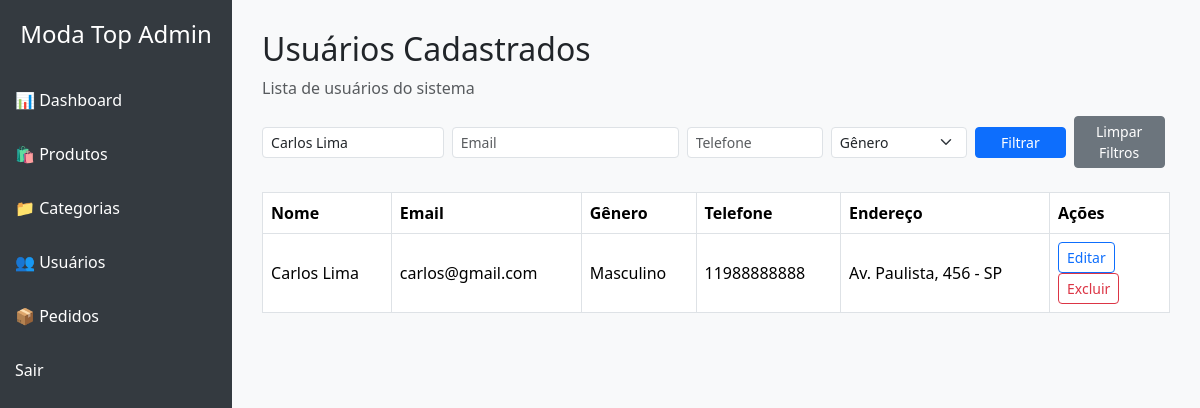
/PHP/ADMIN/usuarios.php?nome=Carlos Lima (signed in), run on the app's committed database.
### tables this page shows
CREATE TABLE `usuario` (
  `id` bigint UNSIGNED NOT NULL AUTO_INCREMENT,
  `nome` varchar(255) NOT NULL,
  `email` varchar(255) NOT NULL,
  `senha` varchar(255) NOT NULL,
  `genero` varchar(50) DEFAULT NULL,
  `telefone` varchar(50) DEFAULT NULL,
  `endereco` text,
  PRIMARY KEY (`id`),
  UNIQUE KEY `email` (`email`)
);

### PHP/ADMIN/usuarios.php (the view, shortened to what this page needs)
<?php
require_once 'db.php';
$filtro_nome = $_GET['nome'] ?? '';
$filtro_email = $_GET['email'] ?? '';
$filtro_telefone = $_GET['telefone'] ?? '';
$sql = "SELECT id, nome, email, genero, telefone, endereco FROM Usuario WHERE 1=1";
$params = [];
if ($filtro_nome !== '') {
    $sql .= " AND nome LIKE :nome";
    $params['nome'] = '%' . $filtro_nome . '%';
}
$sql .= " ORDER BY nome ASC";
$stmt = $pdo->prepare($sql);
$stmt->execute($params);
$usuarios = $stmt->fetchAll(PDO::FETCH_ASSOC);
?>
<!DOCTYPE html>
<html lang="pt-BR">
<head>
    <link href="https://cdn.jsdelivr.net/npm/bootstrap-icons@1.10.5/font/bootstrap-icons.css" rel="stylesheet" />
    <link href="https://cdn.jsdelivr.net/npm/bootstrap-icons@1.10.5/font/bootstrap-icons.css" rel="stylesheet">
    <link href="https://cdn.jsdelivr.net/npm/bootstrap@5.3.3/dist/css/bootstrap.min.css" rel="stylesheet">
</head>
<body>
<div class="sidebar">
    <h4 class="text-center mb-4">Moda Top Admin</h4>
    <a href="admin.php">📊 Dashboard</a>
    <a href="produtos.php">🛍️ Produtos</a>
    <a href="categorias.php">📁 Categorias</a>
    <a href="usuarios.php">👥 Usuários</a>
    <a href="pedidos.php">📦 Pedidos</a>
    <a href="logout.php">Sair</a>
</div>
<div class="main">
    <h2>Usuários Cadastrados</h2>
    <p class="text-muted">Lista de usuários do sistema</p>
    <form method="GET" class="d-flex align-items-center gap-2 w-100 mb-4" style="flex-wrap: nowrap;">
    <input type="text" name="nome" class="form-control form-control-sm" placeholder="Nome" style="width: 20%;" value="<?= htmlspecialchars($filtro_nome) ?>">
    <input type="text" name="email" class="form-control form-control-sm" placeholder="Email" style="width: 25%;" value="<?= htmlspecialchars($filtro_email) ?>">
    <input type="text" name="telefone" class="form-control form-control-sm" placeholder="Telefone" style="width: 15%;" value="<?= htmlspecialchars($filtro_telefone) ?>">
    <select name="genero" class="form-select form-select-sm" style="width: 15%;">
        <option value="">Gênero</option>
    </select>
    <button type="submit" class="btn btn-primary btn-sm" style="width: 10%;">Filtrar</button>
    <a href="usuarios.php" class="btn btn-secondary btn-sm" style="width: 10%;">Limpar Filtros</a>
</form>
    <?php if ($usuarios): ?>
        <div class="table-responsive">
            <table class="table table-bordered table-hover align-middle">
                <thead>
                    <tr>
                        <th>Nome</th>
                        <th>Email</th>
                        <th>Gênero</th>
                        <th>Telefone</th>
                        <th>Endereço</th>
                        <th style="width: 120px;">Ações</th>
                    </tr>
                </thead>
                <tbody>
                    <?php foreach ($usuarios as $usuario): ?>
                        <tr>
                            <td><?php echo htmlspecialchars($usuario['nome']); ?></td>
                            <td><?php echo htmlspecialchars($usuario['email']); ?></td>
                            <td><?php echo htmlspecialchars($usuario['genero']); ?></td>
                            <td><?php echo htmlspecialchars($usuario['telefone']); ?></td>
                            <td><?php echo htmlspecialchars($usuario['endereco']); ?></td>
                            <td>
                                <a href="#" class="btn btn-sm btn-outline-primary">Editar</a>
                                <a href="#" class="btn btn-sm btn-outline-danger">Excluir</a>
                            </td>
                        </tr>
                    <?php endforeach; ?>
                </tbody>
            </table>
        </div>
    <?php else: ?>
        <p>Nenhum usuário encontrado.</p>
    <?php endif; ?>
</div>
</body>
</html>

### PHP/ADMIN/usuarios.php (style rules this page uses)
body { display: flex; min-height: 100vh; flex-direction: row; }
.sidebar { width: 250px; background-color: #343a40; color: white; padding-top: 20px; }
.sidebar a { color: white; text-decoration: none; padding: 15px; display: block; }
.main { flex-grow: 1; padding: 30px; background-color: #f8f9fa; }
.table thead { background-color: #343a40; color: white; }

### data on the page
usuario: nome "Carlos Lima", email "carlos@gmail.com", genero "Masculino", telefone "11988888888", endereco "Av. Paulista, 456 - SP"
